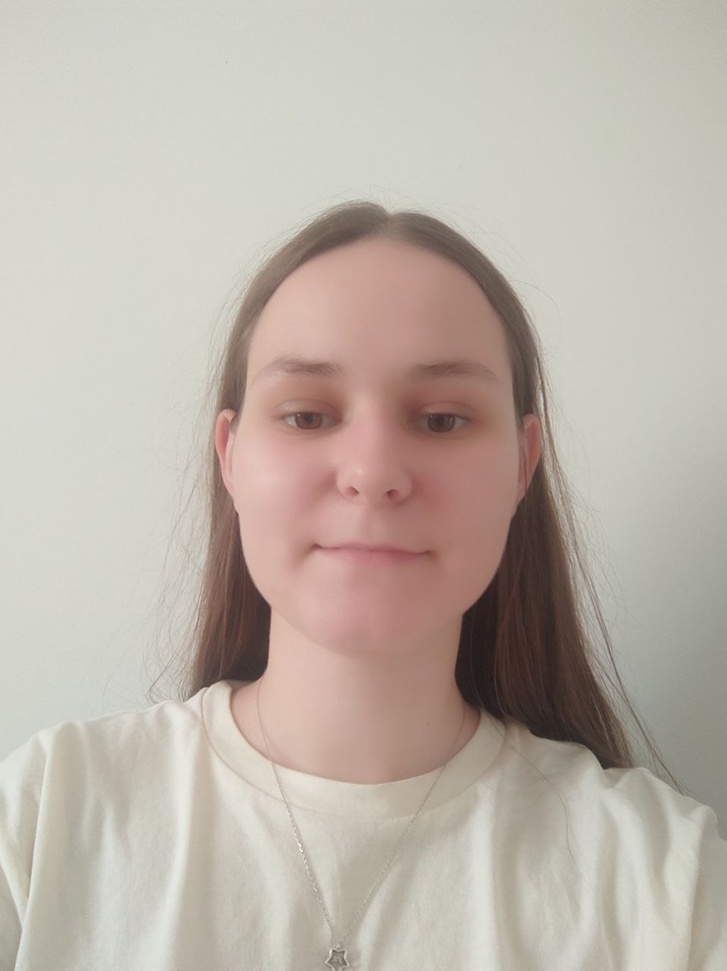
#> input picture live_detection_with_image_segmentation/assets/images/photo_2025-06-10_19-38-06.jpg, 727 x 971 px, shrunk from 958 x 1280 before the run
$ jupyter execute mask_analyzer_moments.ipynb
#> lines starting #> are read from the running program, lines starting #| are printed output that depends on the picture; after the words box and inside, x2 and y2 are one past the last pixel; in counts of white or black regions, pixels touching at a corner belong together
[cell 1]
import cv2
import numpy as np
from matplotlib import pyplot as plt
import matplotlib
from PIL import Image, ImageDraw, ImageFont

[cell 2]
matplotlib.rc('font', family='Times New Roman')
FONT_PATH = "C:/Windows/Fonts/times.ttf"

[cell 3]
try:
    FONT = ImageFont.truetype(FONT_PATH, 22)
except IOError:
    print(f"Помилка: не вдалося завантажити шрифт зі шляху: {FONT_PATH}")
    print("Текст на зображенні буде відображатися некоректно.")
    FONT = ImageFont.load_default()

[cell 4]
orig_img = cv2.imread("assets/images/photo_2025-06-10_19-38-06.jpg")
#> orig_img is the input picture: shape (971, 727, 3); mean B, G, R 169.3, 179.6, 189
orig_img = cv2.cvtColor(orig_img, cv2.COLOR_BGR2RGB)
seg_mask = cv2.imread("assets/results/resnet34/photo_2025-06-10_19-38-06.png")
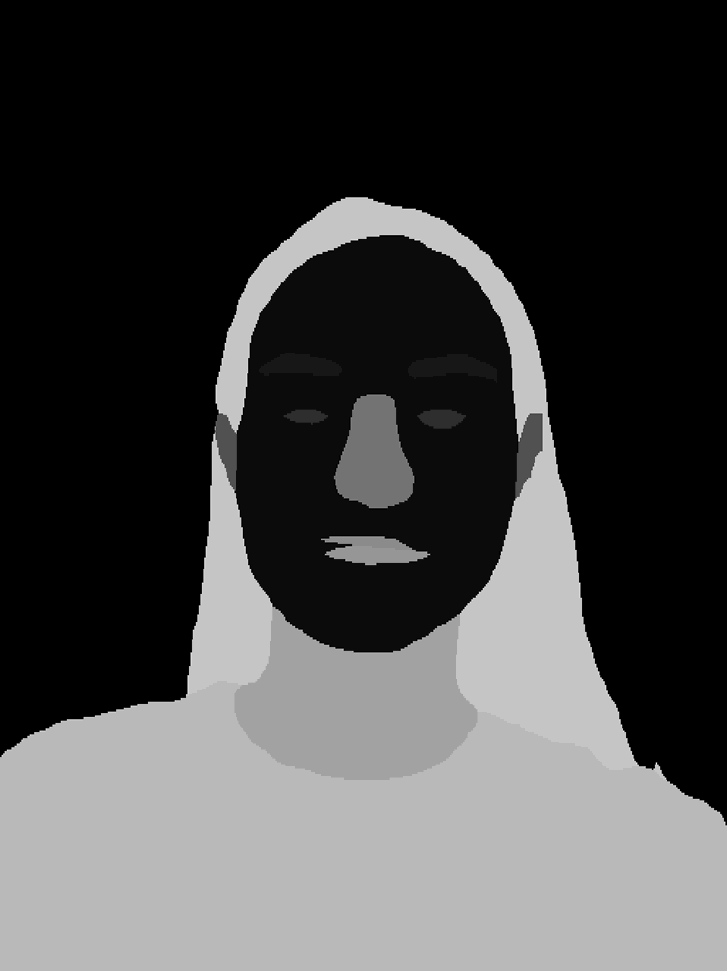
#> input picture live_detection_with_image_segmentation/assets/results/resnet34/photo_2025-06-10_19-38-06.png, 727 x 971 px, shrunk from 958 x 1280 before the run
#> seg_mask is the input picture: shape (971, 727, 3); min 0, max 22, mean 5.9
seg_mask = cv2.cvtColor(seg_mask, cv2.COLOR_BGR2GRAY)
#> seg_mask: shape (971, 727)

[cell 5]
plt.imshow(orig_img)

[cell 6]
plt.imshow(seg_mask)

[cell 7]
np.unique(seg_mask)
#> Out = 23 values from 0 to 22

[cell 8]
seg_mask_eyes_raw = seg_mask.copy()
seg_mask_brow_raw = seg_mask.copy()
seg_mask_mouth_raw = seg_mask.copy()
seg_mask_nose_raw = seg_mask.copy()
seg_mask_face_raw = seg_mask.copy()

seg_mask_eyes_raw[(seg_mask_eyes_raw != 4) & (seg_mask_eyes_raw != 5)] = 0
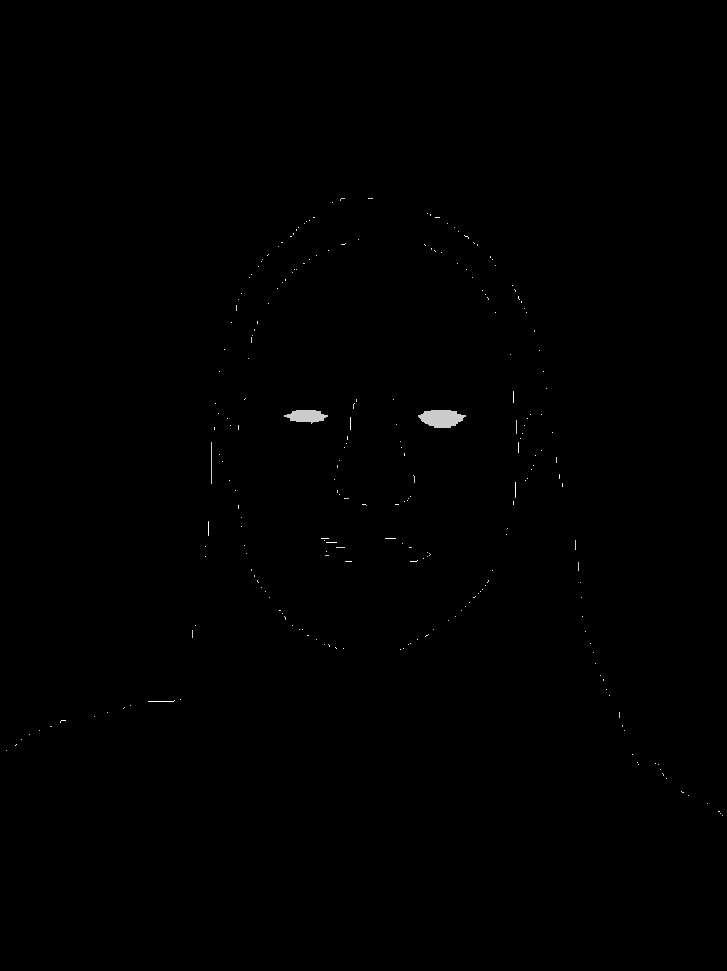
#> seg_mask_eyes_raw: shape (971, 727); min 0, max 5, mean 0.00976; drawn with min black and max white
seg_mask_brow_raw[(seg_mask_brow_raw != 2) & (seg_mask_brow_raw != 3)] = 0
seg_mask_mouth_raw[(seg_mask_mouth_raw != 11) & (seg_mask_mouth_raw != 12) & (seg_mask_mouth_raw != 13)] = 0
seg_mask_nose_raw[seg_mask_nose_raw != 10] = 0
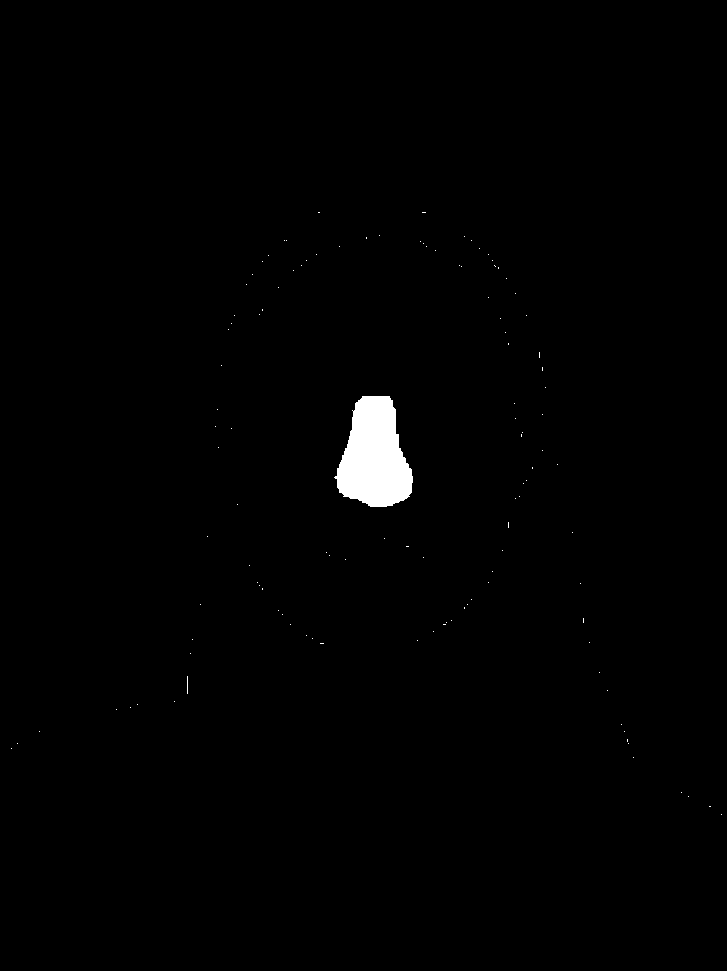
#> seg_mask_nose_raw: shape (971, 727); values 0 (black) and 10 (white), 0.88% white; 118 white regions (117 under 20 px), largest, box (x1, y1, x2, y2) and area: (334, 396, 413, 507) 6048
seg_mask_face_raw[seg_mask_face_raw != 1] = 0
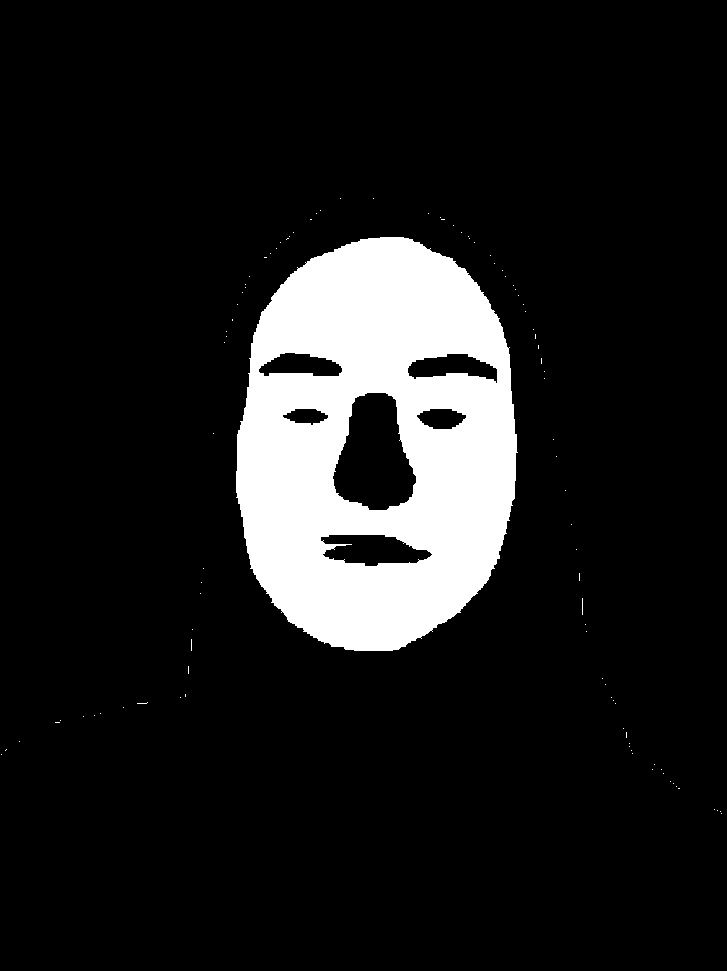
#> seg_mask_face_raw: shape (971, 727); values 0 (black) and 1 (white), 11.5% white; 96 white regions (95 under 20 px)

[cell 9]
def find_part_rect(part_seg_mask):
    contours, _ = cv2.findContours(part_seg_mask, cv2.RETR_EXTERNAL, cv2.CHAIN_APPROX_NONE)
    if len(contours) < 1:
        return np.asarray([0, 0, 0, 0])
    x, y, w, h = cv2.boundingRect(contours[0][:,0,:])

    return np.asarray([x, y, w, h])

def left_right_eye(seg_mask_eyes):
    cnt, _ = cv2.findContours(seg_mask_eyes, cv2.RETR_EXTERNAL, cv2.CHAIN_APPROX_NONE)

    if len(cnt) < 1:
        return np.asarray([0,0,0,0]), np.asarray([0,0,0,0])

    if len(cnt) == 2:
        eyes_rects_list = [np.asarray(cv2.boundingRect(c[:,0,:])) for c in cnt]
        eyes_rects = np.array(eyes_rects_list)

        eyes_rects = eyes_rects[eyes_rects[:, 0].argsort()]
        return eyes_rects[0], eyes_rects[1]

    elif len(cnt) == 1:
        eye_rect = np.asarray(cv2.boundingRect(cnt[0][:, 0, :]))
        return eye_rect, np.asarray([0,0,0,0])
    else:
        return np.asarray([0,0,0,0]), np.asarray([0,0,0,0])

[cell 10]
face_rect = find_part_rect(seg_mask_face_raw)
#> in find_part_rect, `contours, _ = cv2.findContours(part_seg_mask, cv2.RETR_EXTERNAL, cv2.C..`: contours = 96 contours, 95 with area under 20; largest, box (x1, y1, x2, y2) and area: (236, 237, 518, 651) 93563
#> in find_part_rect, `x, y, w, h = cv2.boundingRect(contours[0][:,0,:])`: x = 721; y = 813; w = 1
#> face_rect = [721, 813, 1, 1]
left_eye_rect, right_eye_rect = left_right_eye(seg_mask_eyes_raw)
#> in left_right_eye, `cnt, _ = cv2.findContours(seg_mask_eyes, cv2.RETR_EXTERNAL, cv2.CHAIN_..`: cnt = 243 contours, 241 with area under 20; largest, box (x1, y1, x2, y2) and area: (418, 410, 466, 428) 569, (284, 410, 328, 424) 351
#> left_eye_rect = [0, 0, 0, 0]; right_eye_rect = [0, 0, 0, 0]
left_brow_rect, right_brow_rect = left_right_eye(seg_mask_brow_raw)
#> in left_right_eye (call 2), `cnt, _ = cv2.findContours(seg_mask_eyes, cv2.RETR_EXTERNAL, cv2.CHAIN_..`: cnt = 263 contours, 261 with area under 20; largest, box (x1, y1, x2, y2) and area: (408, 354, 497, 383) 1410, (259, 353, 342, 376) 1224
#> left_brow_rect = [0, 0, 0, 0]; right_brow_rect = [0, 0, 0, 0]
mouth_rect = find_part_rect(seg_mask_mouth_raw)
#> in find_part_rect (call 2), `contours, _ = cv2.findContours(part_seg_mask, cv2.RETR_EXTERNAL, cv2.C..`: contours = 295 contours, 294 with area under 20; largest, box (x1, y1, x2, y2) and area: (321, 537, 427, 565) 1750
#> mouth_rect = [725, 825, 2, 1]
nose_rect = find_part_rect(seg_mask_nose_raw)
#> in find_part_rect (call 3), `contours, _ = cv2.findContours(part_seg_mask, cv2.RETR_EXTERNAL, cv2.C..`: contours = 118 contours, 117 with area under 20; largest, box (x1, y1, x2, y2) and area: (334, 396, 413, 507) 5890
#> nose_rect = [721, 814, 1, 1]

[cell 11]
def calculate_centroids(part_seg_mask):
    contours, _ = cv2.findContours(part_seg_mask, cv2.RETR_EXTERNAL, cv2.CHAIN_APPROX_NONE)
    centroids = []

    if not contours:
        return centroids

    for c in contours:
        M = cv2.moments(c)
        if M['m00'] != 0:
            cX = int(M['m10'] / M['m00'])
            cY = int(M['m01'] / M['m00'])
            centroids.append((cX, cY))

    centroids.sort(key=lambda p: p[0])

    return centroids


# [11 lines left out: function draw_feature, not called in this run]

def draw_feature_ua(image_np, rect, label, color, centroid=None, centroid_color=None, thickness=4):
    if rect is not None and np.any(rect != 0):
        x, y, w, h = rect
        cv2.rectangle(image_np, (x, y), (x + w, y + h), color, thickness)
        if centroid:
            c_color = centroid_color if centroid_color is not None else color
            cv2.circle(image_np, centroid, 10, c_color, -1)
            cv2.putText(image_np, "C", (centroid[0] + 15, centroid[1] + 5), cv2.FONT_HERSHEY_SIMPLEX, 0.6, c_color, 2)

        pil_img = Image.fromarray(image_np)

        draw = ImageDraw.Draw(pil_img)

        draw.text((x, y - 30), label, font=FONT, fill=color)

        return np.array(pil_img)

    return image_np

[cell 12]
def create_proportional_rect(centroid, target_width, aspect_ratio):
    if not centroid: return np.array([0, 0, 0, 0])
    target_height = target_width * aspect_ratio
    new_x = centroid[0] - target_width / 2
    new_y = centroid[1] - target_height / 2
    return np.array([new_x, new_y, target_width, target_height]).astype(int)

[cell 13]
# [52 lines left out: functions estimate_missing_eye, estimate_eyes_from_landmarks, not called in this run]

[cell 14]
def adjust_features_by_proportion(face_rect, eye_data, mouth_data, brow_data, nose_data):
    left_eye_rect, right_eye_rect, left_eye_c, right_eye_c = eye_data
    mouth_rect, mouth_c = mouth_data
    left_brow_rect, right_brow_rect, _, _ = brow_data
    nose_rect, _ = nose_data

    if not left_eye_c and not right_eye_c:
        est_left, est_right = estimate_eyes_from_landmarks((left_brow_rect, right_brow_rect), nose_rect)
        if est_left: left_eye_rect, left_eye_c = est_left
        if est_right: right_eye_rect, right_eye_c = est_right

    if face_rect is not None and np.any(face_rect != 0):
        if left_eye_c and not right_eye_c:
            right_eye_rect, right_eye_c = estimate_missing_eye(left_eye_rect, left_eye_c, face_rect)
        elif right_eye_c and not left_eye_c:
            left_eye_rect, left_eye_c = estimate_missing_eye(right_eye_rect, right_eye_c, face_rect)

    adj_left_eye, adj_right_eye, adj_mouth = left_eye_rect, right_eye_rect, mouth_rect
    if face_rect is not None and np.any(face_rect != 0):
        face_width = face_rect[2]
        ideal_eye_width = face_width / 5.0

        if left_eye_rect is not None and left_eye_c is not None:
            aspect_ratio = left_eye_rect[3] / left_eye_rect[2] if left_eye_rect[2] > 0 else 0.6
            adj_left_eye = create_proportional_rect(left_eye_c, ideal_eye_width, aspect_ratio)

        if right_eye_rect is not None and right_eye_c is not None:
            aspect_ratio = right_eye_rect[3] / right_eye_rect[2] if right_eye_rect[2] > 0 else 0.6
            adj_right_eye = create_proportional_rect(right_eye_c, ideal_eye_width, aspect_ratio)

        if left_eye_c and right_eye_c and mouth_rect is not None:
            ideal_mouth_width = abs(right_eye_c[0] - left_eye_c[0])
            aspect_ratio = mouth_rect[3] / mouth_rect[2] if mouth_rect[2] > 0 else 0.4
            adj_mouth = create_proportional_rect(mouth_c, ideal_mouth_width, aspect_ratio)

    return (adj_left_eye, adj_right_eye, adj_mouth), (left_eye_c, right_eye_c, mouth_c)

[cell 15]
eye_centroids = calculate_centroids(seg_mask_eyes_raw)
#> in calculate_centroids, `contours, _ = cv2.findContours(part_seg_mask, cv2.RETR_EXTERNAL, cv2.C..`: contours = 243 contours, 241 with area under 20; largest, box (x1, y1, x2, y2) and area: (418, 410, 466, 428) 569, (284, 410, 328, 424) 351
#> the loop in calculate_centroids, `for c in contours:` made 243 passes
#> (cX, cY) on passes 159 to 160: (440, 417), (305, 415)
#> c on passes 1 to 6: [[722, 815]], [[720, 813]], [[718, 811], [719, 811]], [[707, 803]], [[688, 795]], [[681, 791], [682, 792], [683, 792], [682, 792]]
#> after the loop in calculate_centroids, `for c in contours:`: centroids = [(440, 417), (305, 415)]
#> eye_centroids = [(305, 415), (440, 417)]
mouth_centroids = calculate_centroids(seg_mask_mouth_raw)
#> in calculate_centroids (call 2), `contours, _ = cv2.findContours(part_seg_mask, cv2.RETR_EXTERNAL, cv2.C..`: contours = 295 contours, 294 with area under 20; largest, box (x1, y1, x2, y2) and area: (321, 537, 427, 565) 1750
#> the loop in calculate_centroids (call 2), `for c in contours:` made 295 passes
#> (cX, cY) on passes 72, 104, 113, 176, 192: (288, 622), (373, 550), (369, 506), (235, 432), (357, 399)
#> c on passes 1, 2, 3, 5, 6, 7: [[725, 825], [726, 825]], [[715, 810]], [[708, 804], [708, 805]], [[676, 787], [677, 788]], [[667, 781], [668, 781], [669, 781], [668, 781]], [[664, 776]]
#> mouth_centroids = [(235, 432), (288, 622), (357, 399), (369, 506), (373, 550)]
brow_centroids = calculate_centroids(seg_mask_brow_raw)
#> in calculate_centroids (call 3), `contours, _ = cv2.findContours(part_seg_mask, cv2.RETR_EXTERNAL, cv2.C..`: contours has the same summary as cnt in left_right_eye
#> brow_centroids = [(269, 300), (295, 421), (295, 409), (301, 365), (315, 422), (323, 413), (326, 417), (399, 502), (412, 548), (420, 413), (438, 426), (440, 409), (451, 366), (458, 422), (460, 413), (464, 417), (464, 267), (515, 480)]
nose_centroids = calculate_centroids(seg_mask_nose_raw)
#> in calculate_centroids (call 4), `contours, _ = cv2.findContours(part_seg_mask, cv2.RETR_EXTERNAL, cv2.C..`: contours = 118 contours, 117 with area under 20; largest, box (x1, y1, x2, y2) and area: (334, 396, 413, 507) 5890
#> nose_centroids = [(374, 456)]

initial_left_c = eye_centroids[0] if len(eye_centroids) > 0 else None
#> initial_left_c = (305, 415)
initial_right_c = eye_centroids[1] if len(eye_centroids) > 1 else None
#> initial_right_c = (440, 417)
initial_mouth_c = mouth_centroids[0] if mouth_centroids else None
#> initial_mouth_c = (235, 432)
initial_left_brow_c = brow_centroids[0] if len(brow_centroids) > 0 else None
#> initial_left_brow_c = (269, 300)
initial_right_brow_c = brow_centroids[1] if len(brow_centroids) > 1 else None
#> initial_right_brow_c = (295, 421)
initial_nose_c = nose_centroids[0] if nose_centroids else None
#> initial_nose_c = (374, 456)

(adj_left_eye, adj_right_eye, adj_mouth), (final_left_c, final_right_c, _) = adjust_features_by_proportion(
    face_rect,
    (left_eye_rect, right_eye_rect, initial_left_c, initial_right_c),
    (mouth_rect, initial_mouth_c),
    (left_brow_rect, right_brow_rect, initial_left_brow_c, initial_right_brow_c),
    (nose_rect, initial_nose_c)
)
#> in adjust_features_by_proportion, `left_eye_rect, right_eye_rect, left_eye_c, right_eye_c = eye_data`: left_eye_rect = [0, 0, 0, 0]; left_eye_c = (305, 415); right_eye_c = (440, 417)
#> in adjust_features_by_proportion, `mouth_rect, mouth_c = mouth_data`: mouth_rect = [725, 825, 2, 1]; mouth_c = (235, 432)
#> in adjust_features_by_proportion, `left_brow_rect, right_brow_rect, _, _ = brow_data`: left_brow_rect = [0, 0, 0, 0]
#> in adjust_features_by_proportion, `nose_rect, _ = nose_data`: nose_rect = [721, 814, 1, 1]
#> in adjust_features_by_proportion, `adj_left_eye, adj_right_eye, adj_mouth = left_eye_rect, right_eye_rect..`: adj_left_eye = [0, 0, 0, 0]; adj_mouth = [725, 825, 2, 1]
#> in adjust_features_by_proportion, `face_width = face_rect[2]`: face_width = 1
#> in adjust_features_by_proportion, `ideal_eye_width = face_width / 5.0`: ideal_eye_width = 0.2
#> in adjust_features_by_proportion, `aspect_ratio = left_eye_rect[3] / left_eye_rect[2] if left_eye_rect[2]..`: aspect_ratio = 0.6
#> in create_proportional_rect, `target_height = target_width * aspect_ratio`: target_height = 0.12
#> in create_proportional_rect, `new_x = centroid[0] - target_width / 2`: new_x = 304.9
#> in create_proportional_rect, `new_y = centroid[1] - target_height / 2`: new_y = 414.9
#> in adjust_features_by_proportion, `adj_left_eye = create_proportional_rect(left_eye_c, ideal_eye_width, a..`: adj_left_eye = [304, 414, 0, 0]
#> in adjust_features_by_proportion, `adj_right_eye = create_proportional_rect(right_eye_c, ideal_eye_width,..`: adj_right_eye = [439, 416, 0, 0]
#> in adjust_features_by_proportion, `ideal_mouth_width = abs(right_eye_c[0] - left_eye_c[0])`: ideal_mouth_width = 135
#> in adjust_features_by_proportion, `aspect_ratio = mouth_rect[3] / mouth_rect[2] if mouth_rect[2] > 0 else..`: aspect_ratio = 0.5
#> in adjust_features_by_proportion, `adj_mouth = create_proportional_rect(mouth_c, ideal_mouth_width, aspec..`: adj_mouth = [167, 398, 135, 67]
#> adj_left_eye = [304, 414, 0, 0]; adj_right_eye = [439, 416, 0, 0]; adj_mouth = [167, 398, 135, 67]; final_left_c = (305, 415); final_right_c = (440, 417)

img_display = orig_img.copy()
# [23 lines of commented-out code are left out]

[cell 16]
img_display = draw_feature_ua(img_display, face_rect, "Обличчя", (0, 0, 255))
#> in draw_feature_ua, `x, y, w, h = rect`: x = 721; y = 813; w = 1
#> in draw_feature_ua, `return np.array(pil_img)`:
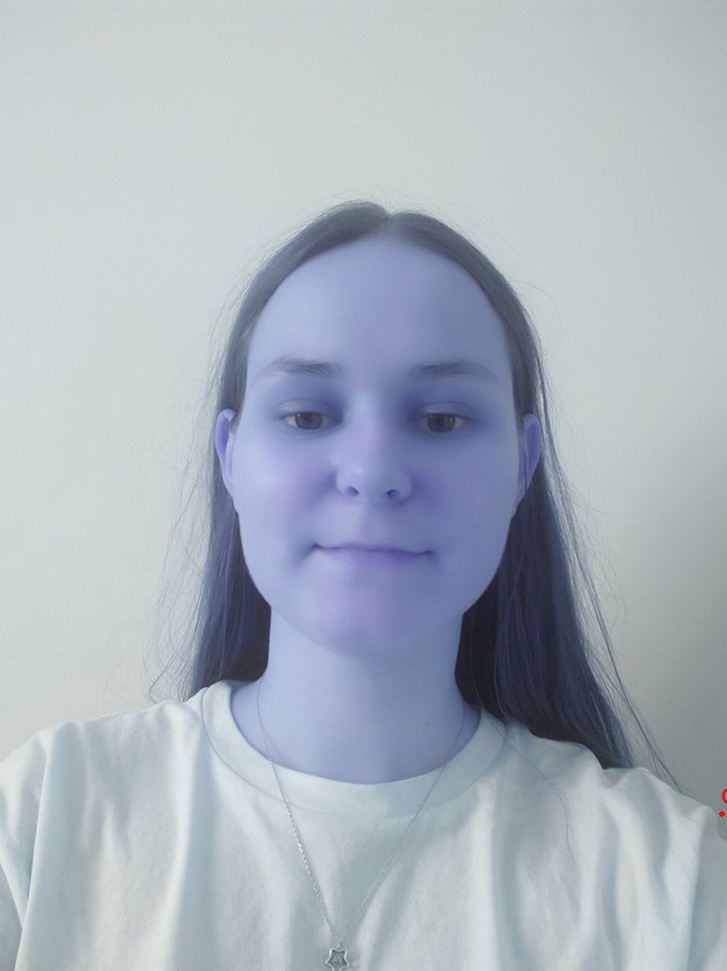
#> returned value: shape (971, 727, 3); mean of channels 0, 1, 2 189, 179.6, 169.3; drawn as B, G, R
# img_display = draw_feature_ua(img_display, left_brow_rect, "Л. брова", (255, 0, 255))
# img_display = draw_feature_ua(img_display, right_brow_rect, "П. брова", (0, 255, 255))
# img_display = draw_feature_ua(img_display, nose_rect, "Ніс", (255, 255, 255))
img_display = draw_feature_ua(img_display, adj_mouth, "Рот", (255, 0, 0))

if final_left_c:
    label, color, thickness = ("Л. око", (0, 255, 0), 4)
    if not initial_left_c:
        label, color, thickness = ("Оцін. л. око", (0, 165, 255), 2)
    img_display = draw_feature_ua(img_display, adj_left_eye, label, color, thickness=thickness)

if final_right_c:
    label, color, thickness = ("П. око", (255, 255, 0), 4)
    if not initial_right_c:
        label, color, thickness = ("Оцін. п. око", (255, 165, 0), 2)
    img_display = draw_feature_ua(img_display, adj_right_eye, label, color, thickness=thickness)

plt.figure(figsize=(12, 12))
plt.imshow(img_display)
plt.title("Аналіз областей інтересу обличчя")
plt.axis('off')
plt.show()

[cell 17]
fig, axes = plt.subplots(1, 2, figsize=(15, 7))

axes[0].imshow(seg_mask)
axes[0].set_title("Маска")
axes[0].axis('off')


axes[1].imshow(img_display)
axes[1].set_title("Аналіз областей інтересу обличчя")
axes[1].axis('off')
